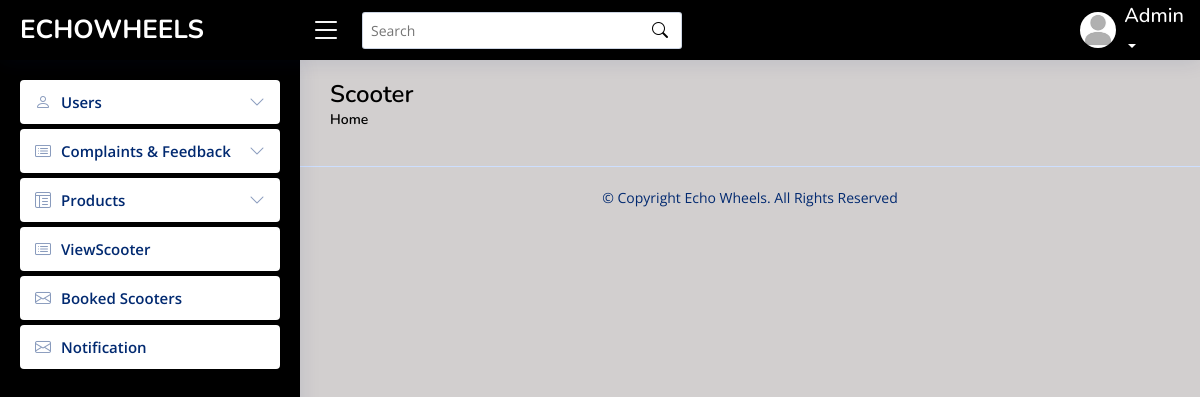
Page /admin/bookedscooter1.php on the earlier database version.
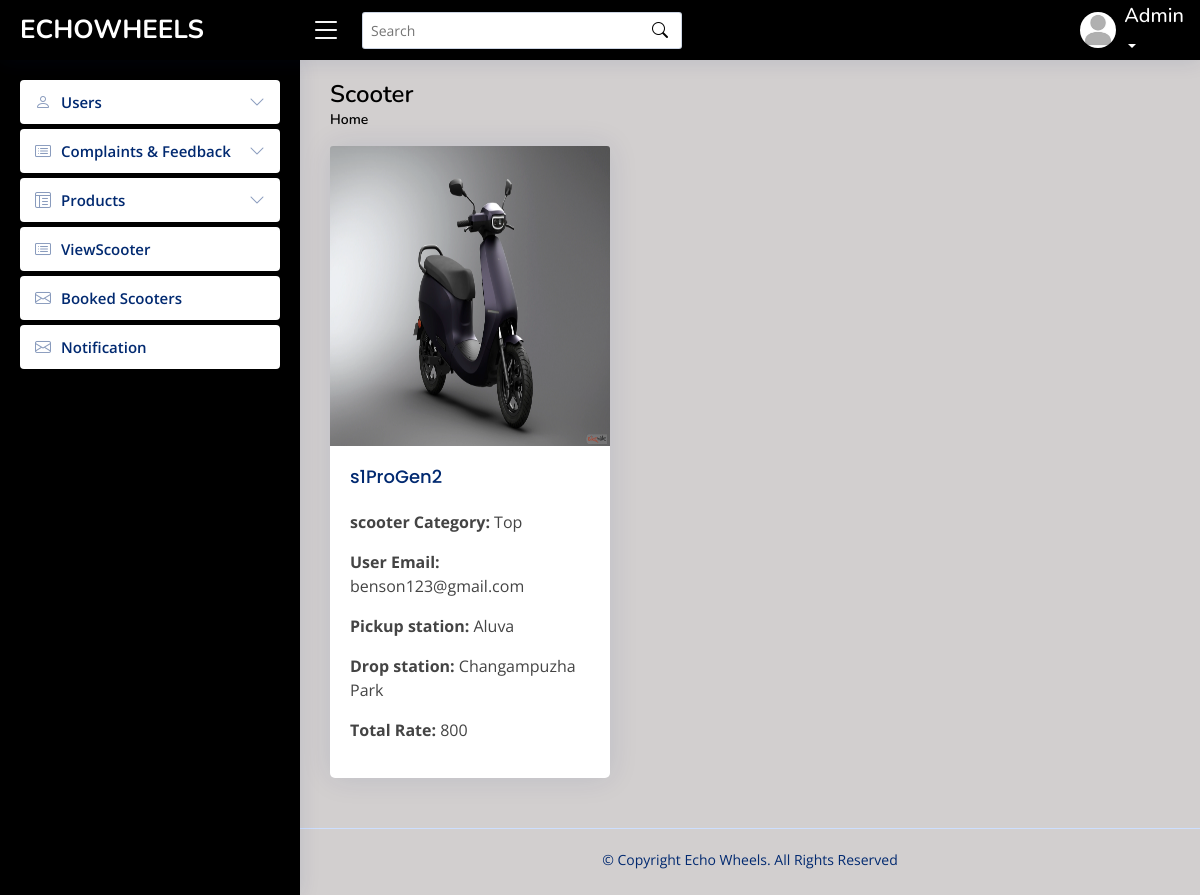
Same page on the later database version.
### tables this page shows
CREATE TABLE `booking` (
  `booking_id` int(50) NOT NULL,
  `scooter_name` varchar(50) NOT NULL,
  `scooter_category` varchar(50) NOT NULL,
  `scooter_color` varchar(50) NOT NULL,
  `scooter_id` int(11) NOT NULL,
  `scooter_rate` varchar(50) NOT NULL,
  `user_name` varchar(70) NOT NULL,
  `user_email` varchar(70) NOT NULL,
  `pickup_station` varchar(70) NOT NULL,
  `drop_station` varchar(70) NOT NULL,
  `booking_date` datetime NOT NULL,
  `rent_hours` time NOT NULL,
  `extended_rent_hours` varchar(50) NOT NULL,
  `total` varchar(50) NOT NULL,
  `extend_total` varchar(50) NOT NULL,
  `payment` int(11) NOT NULL,
  `status` int(11) NOT NULL,
  `extended_status` int(50) NOT NULL
);

CREATE TABLE `product` (
  `product_id` int(40) NOT NULL,
  `image` varchar(50) NOT NULL DEFAULT 'default.jpg',
  `scooter_name` varchar(50) NOT NULL,
  `scooter_category` varchar(50) NOT NULL,
  `scooter_model_year` varchar(50) NOT NULL,
  `scooter_brand` varchar(50) NOT NULL,
  `scooter_plate_number` varchar(50) NOT NULL,
  `color` varchar(50) NOT NULL,
  `stock` varchar(50) NOT NULL,
  `description` varchar(50) NOT NULL,
  `amount` varchar(30) NOT NULL
);

### connect.php (called while the page is built, shortened)
<?php
$dbname="echowheels";
$conn=mysqli_connect("localhost","root","",$dbname);
function select_data($sql)
{
  global $conn;
  $res = mysqli_query($conn, $sql);
  if ($res)
    return $res;
  else
    return False;
}
?>

### admin/bookedscooter1.php (the view, shortened to what this page needs)
<?php
include("header.php");
?>
<main id="main" class="main">
    <div class="pagetitle">
      <h1>Scooter</h1>
      <nav>
        <ol class="breadcrumb">
          <li class="breadcrumb-item"><a href="viewscooter.php">Home</a></li>
        </ol>
      </nav>
    </div>
    <?php
            $sql="select * from booking where status='1'" ;
            $res=select_data($sql);
            while($arr=mysqli_fetch_assoc($res)){
            $scooterid=$arr['scooter_id'];
            $sql1 = "select * from product where product_id=$scooterid";
            $res1 = select_data($sql1);
            $row1 = mysqli_fetch_assoc($res1)
            ?>
                <div class="col-md-4" style="margin:0px;display: inline-block;">
                    <div class="card">
                        <img class="card-img-top" src="../admin/uploads/products/<?php echo $row1['image']; ?>" alt="Card image cap" style="height: 300px;">
                        <div class="card-body">
                        <h5 class="card-title"><?php echo $arr['scooter_name']; ?></h5>
                            <p class="card-text"><b>scooter Category:</b> <?php echo $arr['scooter_category']; ?></p>
                            <p class="card-text"><b>User Email:</b> <?php echo $arr['user_email']; ?></p>
                            <p class="card-text"><b>Pickup station:</b> <?php echo $arr['pickup_station']; ?></p>
                            <p class="card-text"><b>Drop station:</b> <?php echo $arr['drop_station']; ?></p>
                            <p class="card-text"><b>Total Rate:</b> <?php echo $arr['total']; ?></p>
                        </div>
                    </div>
                </div>
            <?php
            }
            ?>
    </main>

Differences in the rows shown:
added booking: product.image (picture), scooter_name "s1ProGen2", scooter_category "Top", user_email "benson123@gmail.com", pickup_station "Aluva", drop_station "Changampuzha Park", total "800"
